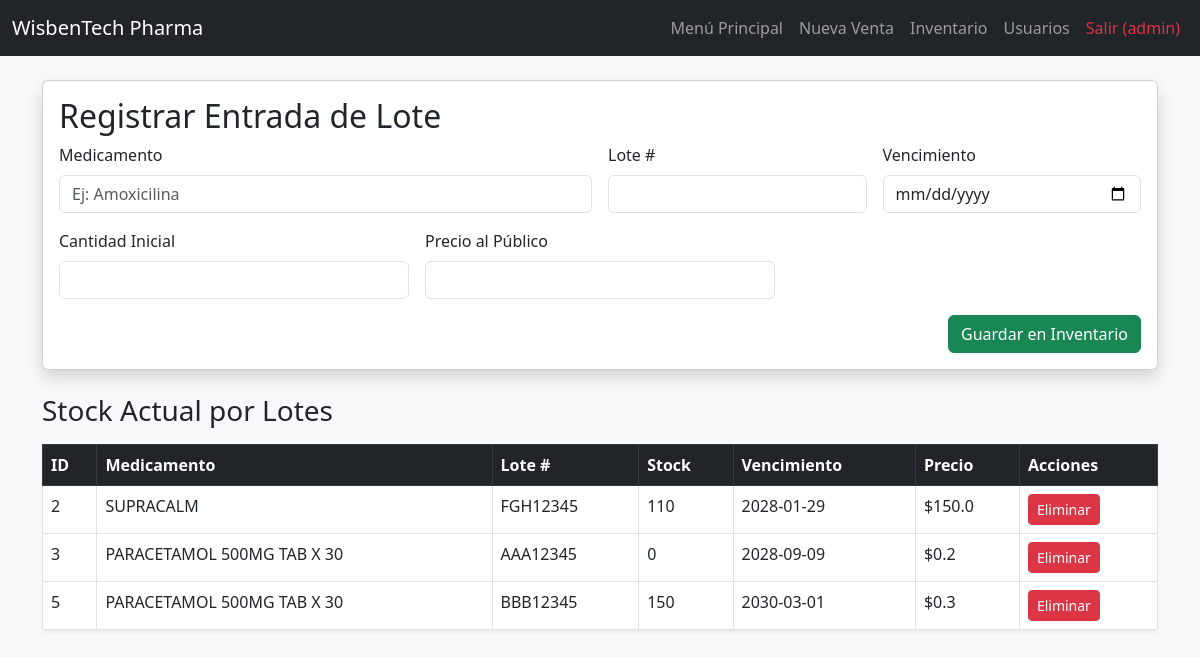
/gestion_inventario (signed in), run on the app's committed database.
### tables this page shows
CREATE TABLE lotes (
            id INTEGER PRIMARY KEY AUTOINCREMENT,
            producto_id INTEGER,
            codigo_lote TEXT NOT NULL,
            stock INTEGER NOT NULL,
            fecha_vence DATE NOT NULL,
            precio REAL,
            FOREIGN KEY (producto_id) REFERENCES productos (id)
        );

CREATE TABLE productos (
            id INTEGER PRIMARY KEY AUTOINCREMENT,
            nombre TEXT NOT NULL UNIQUE
        );

### app.py (the view)
@app.route('/gestion_inventario')
@login_requerido
def gestion_inventario():
    if session.get('rol') != 'admin':
        return "Acceso denegado"
    conexion = conectar_db()
    cursor = conexion.cursor()
    query = '''
        SELECT l.id, p.nombre, l.codigo_lote, l.stock, l.fecha_vence, l.precio
        FROM lotes l
        JOIN productos p ON l.producto_id = p.id
    '''
    cursor.execute(query)
    lista_lotes = cursor.fetchall()
    conexion.close()
    hoy = date.today().strftime('%Y-%m-%d')
    return render_template('inventario_tabla.html', medicamentos=lista_lotes, fecha_actual=hoy)

### app.py (called while the page is built)
def conectar_db():
    conexion = sqlite3.connect('farmacia.db')
    return conexion

def login_requerido(f):
    @wraps(f)
    def decorated_function(*args, **kwargs):
        if 'usuario_id' not in session:
            return redirect('/login')
        return f(*args, **kwargs)
    return decorated_function

### templates/inventario_tabla.html
{% extends "base.html" %}
    {% block content %}
        <section class="card shadow mb-4">
            <div class="card-body">
                <h2 class="card-title">Registrar Entrada de Lote</h2>
                <form action="/agregar" method="POST" class="row g-3">
                    <div class="col-md-6">
                        <label class="form-label">Medicamento</label>
                        <input type="text" name="nombre" class="form-control" placeholder="Ej: Amoxicilina" required>
                    </div>
                    <div class="col-md-3">
                        <label class="form-label">Lote #</label>
                        <input type="text" name="lote" class="form-control" required>
                    </div>
                    <div class="col-md-3">
                        <label class="form-label">Vencimiento</label>
                        <input type="date" name="vencimiento" class="form-control" required>
                    </div>
                    <div class="col-md-4">
                        <label class="form-label">Cantidad Inicial</label>
                        <input type="number" name="cantidad" class="form-control" required>
                    </div>
                    <div class="col-md-4">
                        <label class="form-label">Precio al Público</label>
                        <input type="number" step="0.01" name="precio" class="form-control" required>
                    </div>
                    <div class="col-12 text-end">
                        <button type="submit" class="btn btn-success">Guardar en Inventario</button>
                    </div>
                </form>
            </div>
        </section>
        <section>
            <h3 class="mb-3">Stock Actual por Lotes</h3>
            <div class="table-responsive">
                <table class="table table-hover table-bordered bg-white shadow-sm">
                    <thead class="table-dark">
                        <tr>
                            <th>ID</th>
                            <th>Medicamento</th>
                            <th>Lote #</th>
                            <th>Stock</th>
                            <th>Vencimiento</th>
                            <th>Precio</th>
                            <th>Acciones</th>
                        </tr>
                    </thead>
                    <tbody>
                        {% for med in medicamentos %}
                        <tr class="{% if fecha_actual and med[4] < fecha_actual %}table-danger{% endif %}">
                            <td>{{ med[0] }}</td>
                            <td>{{ med[1] }}</td>
                            <td>{{ med[2] }}</td>
                            <td>{{ med[3] }}</td>
                            <td>{{ med[4] }}</td>
                            <td>${{ med[5] }}</td>
                            <td>
                                <a href="/eliminar/{{ med[0] }}" class="btn btn-danger btn-sm">Eliminar</a>
                            </td>
                        </tr>
                        {% endfor %}
                    </tbody>
                </table>
            </div>
        </section>
        {% endblock %}

### templates/base.html (shortened to what this page needs)
<!DOCTYPE html>
<html lang="es">
<head>
    <link href="https://cdn.jsdelivr.net/npm/bootstrap@5.3.0/dist/css/bootstrap.min.css" rel="stylesheet">
    <link rel="stylesheet" href="https://cdn.jsdelivr.net/npm/bootstrap-icons@1.11.1/font/bootstrap-icons.css">
</head>
<body class="bg-light">
    <nav class="navbar navbar-expand-lg navbar-dark bg-dark mb-4">
        <div class="container-fluid">
            <a class="navbar-brand" href="/">WisbenTech Pharma</a>
            <div class="navbar-nav">
                <a class="nav-link" href="/">Menú Principal</a>
                <a class="nav-link" href="/ventas">Nueva Venta</a>
                {% if session['rol'] == 'admin' %}
                    <a class="nav-link" href="/gestion_inventario">Inventario</a>
                    <a class="nav-link" href="/crear_usuario">Usuarios</a>
                {% endif %}
                <a class="nav-link text-danger" href="/logout">Salir ({{ session['username'] }})</a>
            </div>
        </div>
    </nav>
    <main class="container">
        {% block content %}{% endblock %}
    </main>
</body>
</html>

### data on the page
lotes: id "2", nombre "SUPRACALM", codigo_lote "FGH12345", stock "110", fecha_vence "2028-01-29", precio "150.0"
lotes: id "3", nombre "PARACETAMOL 500MG TAB X 30", codigo_lote "AAA12345", stock "0", fecha_vence "2028-09-09", precio "0.2"
lotes: id "5", nombre "PARACETAMOL 500MG TAB X 30", codigo_lote "BBB12345", stock "150", fecha_vence "2030-03-01", precio "0.3"

### other printed values
{{ session['username'] }} "admin"
